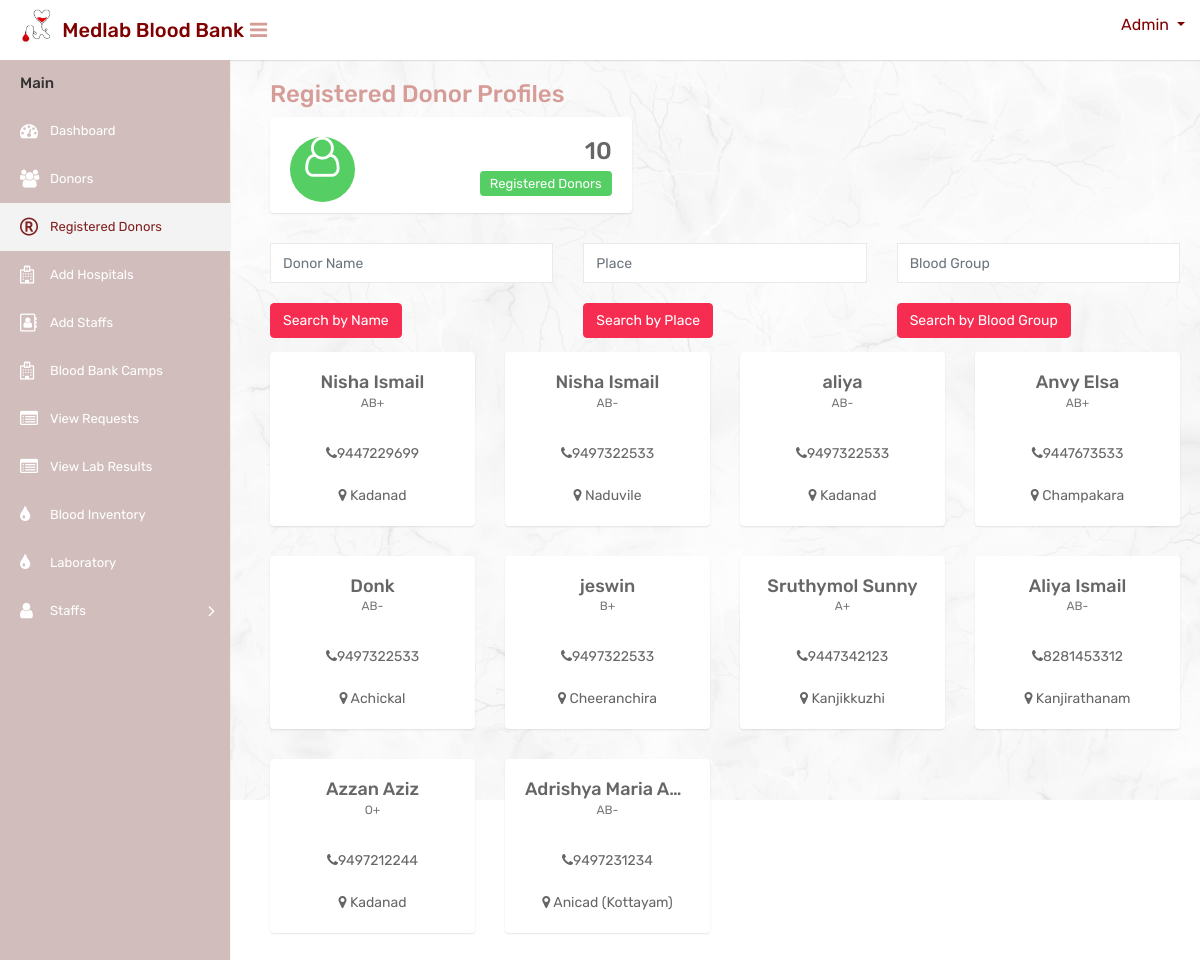
The page /registereddonortable on the database its author committed.
### website/models.py (models this page shows, shortened)
class Donor(models.Model):
    user = models.OneToOneField(CustomUser, on_delete=models.CASCADE, null=True)
    full_name = models.CharField(max_length=100)
    email = models.EmailField(unique=True)
    phone = models.CharField(max_length=15)
    blood_group = models.CharField(max_length=5)
    place = models.CharField(max_length=100)
    id_proof = models.FileField(upload_to='id_proofs/', null=True, blank=True)
    timestamp = models.DateTimeField(default=timezone.now)

### website/views.py (the view)
# urls.py: path('registereddonortable', registereddonortable, name='registereddonortable'),
def registereddonortable(request):
    donors = Donor.objects.all()
    donor_count = donors.count()
    return render(request, 'mainuser/registereddonortable.html', {'donors': donors, 'donor_count': donor_count})

### templates/mainuser/registereddonortable.html (shortened to what this page needs)
{% load static %}
<html>
<head>
        <link rel="stylesheet" type="text/css" href="{% static 'mainuser/css/bootstrap.min.css' %}">
        <link rel="stylesheet" type="text/css" href="{% static 'mainuser/css/font-awesome.min.css' %}">
        <link rel="stylesheet" type="text/css" href="{% static 'mainuser/css/style.css' %}">
</head>
<body>
    <div class="main-wrapper">
        <div class="header" style="background-color:white;height:60px;">
			<div class="header-left">
				<a href="{% url 'adminindex' %}" class="logo" style="color: black;">
					<img src="{% static 'mainuser/img/logocopy.png' %}" width="75" height="40" alt="" style="margin-left:15px"> <span style="color: maroon;font-size: 20px;margin-top:10px; margin-left:-10px;white-space: nowrap;">Medlab Blood Bank</span>
				</a>
			</div>
			<a id="toggle_btn" href="javascript:void(0);" style="color:#d69c98;margin-top:20px;margin-left:10px;"><i class="fa fa-bars"></i></a>
            <ul class="nav user-menu float-right">
                <li class="nav-item dropdown has-arrow">
                    <a href="#" class="dropdown-toggle nav-link user-link" data-toggle="dropdown" style="color:maroon">
						<span style="color:maroon;">Admin</span>
                    </a>
                </li>
            </ul>
        </div>
        <div class="sidebar" id="sidebar">
            <div class="sidebar-inner slimscroll">
                <div id="sidebar-menu" class="sidebar-menu">
                    <ul>
                        <li class="menu-title">Main</li>
                        <li>
                            <a href="{% url 'adminindex' %}"><i class="fa fa-dashboard"></i> <span>Dashboard</span></a>
                        </li>
						<li>
                            <a href="{% url 'donors' %}"><i class="fa fa-users"></i> <span>Donors</span></a>
                        </li>
                        <li class="active">
                            <a href="{% url 'registereddonortable' %}"><i class="fa fa-registered"></i> <span>Registered Donors</span></a>
                        </li>
                        <li>
                            <a href="{% url 'registeredhospitaltable' %}"><i class="fa fa-hospital-o"></i> <span>Add Hospitals</span></a>
                        </li>
                        <li>
                            <a href="{% url 'registeredstafftable' %}"><i class="fa fa-address-book-o"></i> <span>Add Staffs</span></a>
                        </li>
                        <li>
                            <a href="{% url 'departments' %}"><i class="fa fa-hospital-o"></i> <span>Blood Bank Camps</span></a>
                        </li>
                        <li>
                            <a href="{% url 'blood_request_list' %}"><i class="fa fa-list-alt"></i> <span>View Requests</span></a>
                        </li>
						<li>
                            <a href="{% url 'view_uploaded_files' %}"><i class="fa fa-list-alt"></i> <span>View Lab Results</span></a>
                        </li>
                        <li>
                            <a href="{% url 'blood_inventory' %}"><i class="fa fa-tint"></i> <span>Blood Inventory</span></a>
                        </li>
                        <li>
                            <a href="{% url 'laboratory' %}"><i class="fa fa-tint"></i> <span>Laboratory</span></a>
                        </li>
						<li class="submenu">
							<a href="#"><i class="fa fa-user"></i> <span>Staffs </span> <span class="menu-arrow"></span></a>
						</li>
                    </ul>
                </div>
            </div>
        </div>
        <div class="page-wrapper" style="margin-top:30px;margin-left:270px;padding-right:20px">
            <h3 style="color:#d69c98;" id="headingfor" > Registered Donor Profiles</h3>
            <div class="row">
                <div class="col-md-6 col-sm-6 col-lg-6 col-xl-5">
                    <div class="dash-widget">
                        <span class="dash-widget-bg2"><i class="fa fa-user-o"></i></span>
                        <div class="dash-widget-info text-right">
                            <h3>{{ donor_count }}</h3>
                            <span class="widget-title2">Registered Donors </span>
                        </div>
                    </div>
                </div>
            </div>
            <div class="row">
                <div class="col-md-4">
                    <form method="get" action="{% url 'search_by_name' %}">
                        <div class="form-group">
                            <input type="text" class="form-control" name="name" placeholder="Donor Name" id="donorname">
                        </div>
                        <button type="submit" class="btn btn-danger" id="donorNameSearch">Search by Name</button>
                    </form>
                </div>
                <div class="col-md-4">
                    <form method="get" action="{% url 'search_by_place' %}">
                        <div class="form-group">
                            <input type="text" class="form-control" name="place" placeholder="Place">
                        </div>
                        <button type="submit" class="btn btn-danger">Search by Place</button>
                    </form>
                </div>
                <div class="col-md-4">
                    <form method="get" action="{% url 'search_by_blood_group' %}">
                        <div class="form-group">
                            <input type="text" class="form-control" name="blood_group" placeholder="Blood Group">
                        </div>
                        <button type="submit" class="btn btn-danger">Search by Blood Group</button>
                    </form>
                </div>
            </div>
            <div class="row">
            {% for donor in donors %}
            <div class="col-md-4 col-sm-4 col-lg-3">
                <div class="profile-widget">
                    <h4 class="doctor-name text-ellipsis">{{ donor.full_name }}</h4>
                    <div class="doc-prof">{{ donor.blood_group }}</div><br>
                    <div class="user-country">
                        <i class="fa fa-phone"></i>{{donor.phone}}<br><br>
                        <i class="fa fa-map-marker"></i> {{ donor.place }}
                    </div>
                </div>
            </div>
            {% endfor %}
        </div>
    </div>
</body>
</html>

### rows shown on the page
Donor: full_name "Nisha Ismail", blood_group "AB+", phone "9447229699", place "Kadanad"
Donor: full_name "Nisha Ismail", blood_group "AB-", phone "9497322533", place "Naduvile"
Donor: full_name "aliya", blood_group "AB-", phone "9497322533", place "Kadanad"
Donor: full_name "Anvy Elsa", blood_group "AB+", phone "9447673533", place "Champakara"
Donor: full_name "Donk", blood_group "AB-", phone "9497322533", place "Achickal"
Donor: full_name "jeswin", blood_group "B+", phone "9497322533", place "Cheeranchira"
Donor: full_name "Sruthymol Sunny", blood_group "A+", phone "9447342123", place "Kanjikkuzhi"
Donor: full_name "Aliya Ismail", blood_group "AB-", phone "8281453312", place "Kanjirathanam"
Donor: full_name "Azzan Aziz", blood_group "O+", phone "9497212244", place "Kadanad"
Donor: full_name "Adrishya Maria A…", blood_group "AB-", phone "9497231234", place "Anicad (Kottayam)"

### other values the page prints
{{ donor_count }} "10"
